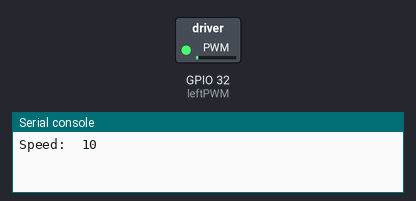
Recording of a program running on a simulated ESP32 board running MicroPython. Parts: switched loads named in the program (green lamp = pin HIGH), the last lines printed to the serial console.

Above: at 0.1 s.
At 23.6 s:
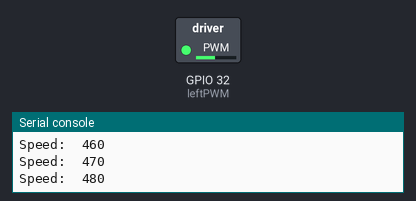
At 39.1 s:
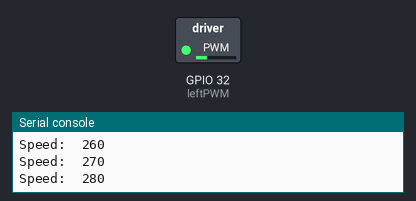
Timing chart, 0 to 40.0 s (numbered marks = the images above):
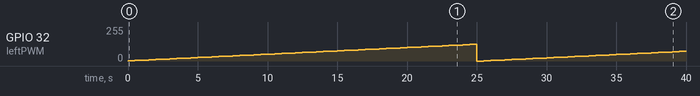

Measured:
- by itself, GPIO 32 (leftPWM): 0/255 → 2/255 at 0.00 s, → 5/255 0.50 s later, → 7/255 0.50 s later, → 10/255 0.50 s later, … (80 changes in this stretch)

The program:

motorTest.py
```python
from machine import Pin, PWM
import utime as time

FREQUENCY = 200

leftPWM = PWM(Pin(32), FREQUENCY)

if __name__ == "__main__":
    speed = 0
    while True:
        speed += 10
        if speed > 500:
            speed = 0
        leftPWM.duty(int(speed))
        print("Speed: ", speed)
        time.sleep(0.5)
```
